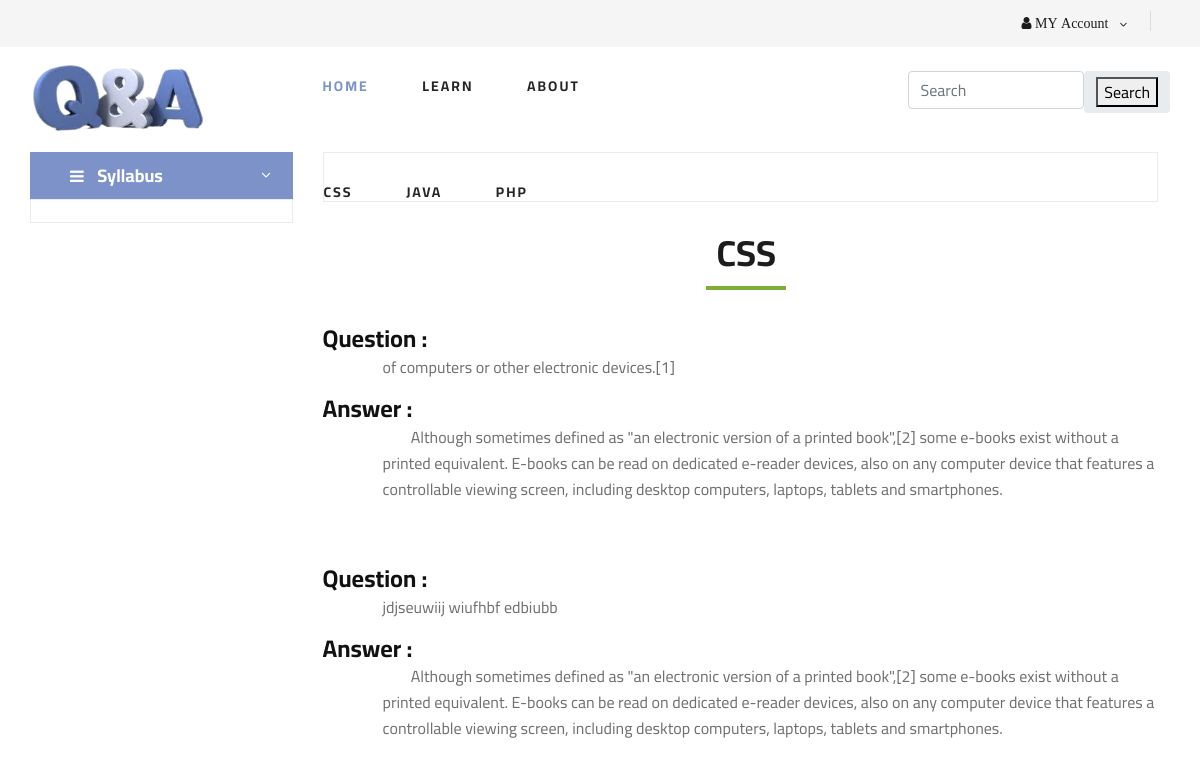
Page /qa1/10 on the committed database.
### qa_app/models.py (models this page shows)
class subject(models.Model):
    sub_name=models.CharField(max_length=250)
    slug=models.SlugField()
    img=models.ImageField(upload_to="images",blank=True,null=True)
    img1=models.ImageField(upload_to="images",blank=True,null=True)
    indo=models.TextField()
    def __str__(self):
        return self.sub_name

class Qa(models.Model):
    sub_name=models.ForeignKey(subject, on_delete=models.CASCADE)
    sy_list=models.ForeignKey(syllabus,on_delete=models.CASCADE, related_name='qa_set')
    qust=models.TextField()
    ans=models.TextField()

### qa_app/views.py (the view)
# urls.py: path('qa1/<int:q_id>', views.qa1,name="qa1"),
def qa1(request,q_id):
    su=subject.objects.all()
    sl=syllabus.objects.all()
    sy= get_object_or_404(syllabus, id=q_id)
    qa = Qa.objects.filter(sy_list=sy).select_related('sub_name', 'sy_list')
    return render(request,'qa1.html',{"qa":qa,'sy':sy,'su':su,'sl':sl})

### templates/qa1.html (shortened to what this page needs)
   {% extends "base.html" %}
 {% block body %}
 {% load static %}
 <div class="col-lg-3">
                    <div class="hero__categories">
                        <div class="hero__categories__all">
                            <i class="fa fa-bars"></i>
                            <span>Syllabus</span>
                        </div>
                       <ul>
                        </ul>
                    </div>
                </div>
                <div class="col-lg-9"> <div class="hero__search">
                        <div class="hero__search__form">
                       <nav class="header__menu">
                        <ul style="padding-bottom:2px;">
                         {% for sub in su %}
            <li><a href="{% url 'indo' sub.id %}">{{ sub.sub_name }}</a></li>
          {% endfor %}
                        </ul>
                    </nav>
                        </div>
                    </div>
                    <div class="section-title">
                        <h2>{{qa.0.sub_name}}</h2>
                    </div>
                    {% for i in qa %}
                    <h4><b>Question :</b></h4><p style="padding-left: 60px;">
                        {{i.qust}}</p>
                        <h4><b>Answer :</b></h4><p style="padding-left: 60px;"> &nbsp; &nbsp; &nbsp; &nbsp;  {{i.ans}} </p>
                    <br><br>
                    {% endfor%}
                </div>
{% endblock body %}

### static/aa/css/style.css (style rules this page uses)
html, body { height: 100%; font-family: "Cairo", sans-serif; -webkit-font-smoothing: antialiased; font-smoothing:antialiased; }
h1, h2, h3, h4, h5, h6 { margin: 0; color: #111111; font-weight: 400; font-family: "Cairo", sans-serif; }
h2 { font-size: 36px; }
h4 { font-size: 24px; }
p { font-size: 16px; font-family: "Cairo", sans-serif; color: #6f6f6f; font-weight: 400; line-height: 26px; margin: 0 0 15px 0; }
ul, ol { padding: 0; margin: 0; }
.section-title { margin-bottom: 50px; text-align: center; }
.section-title h2 { color: #1c1c1c; font-weight: 700; position: relative; }
.section-title h2:after { position: absolute; left: 0; bottom: -15px; right: 0; height: 4px; width: 80px; background: #7fad39; content: ""; margin: 0 auto; }
.header__menu { padding: 24px 0; }
.header__menu ul li { list-style: none; display: inline-block; margin-right: 50px; position: relative; }
.header__menu ul li:last-child { margin-right: 0; }
.header__menu ul li a { font-size: 14px; color: #252525; text-transform: uppercase; font-weight: 700; letter-spacing: 2px; -webkit-transition: all, 0.3s; -moz-transition: all, 0.3s; -ms-transition: all, 0.3s; -o-transition: all, 0.3s; transition: all, 0.3s; padding: 5px 0; display: block; }
.hero__categories__all { background: #7c92c9; position: relative; padding: 10px 25px 10px 40px; cursor: pointer; }
.hero__categories__all i { font-size: 16px; color: #ffffff; margin-right: 10px; }
.hero__categories__all span { font-size: 18px; font-weight: 700; color: #ffffff; }
.hero__categories__all:after { position: absolute; right: 18px; top: 9px; content: "3"; font-family: "ElegantIcons"; font-size: 18px; color: #ffffff; }
.hero__categories ul { border: 1px solid #ebebeb; padding-left: 40px; padding-top: 10px; padding-bottom: 12px; }
.hero__search { overflow: hidden; margin-bottom: 30px; }
.hero__search__form { width: 835px; height: 50px; border: 1px solid #ebebeb; position: relative; float: left; }

### rows in the picture
subject: sub_name "CSS"
subject: sub_name "JAVA"
subject: sub_name "PHP"
Qa: sub_name.sub_name "CSS", qust "of computers or other electronic devices.[1]", ans "Although sometimes defined as \"an electronic version of a printed book\",[2] some e-books exist without a printed equivalent. E-books can be read on dedicated e-reader devices, also on any computer device that features a controllable viewing screen, including desktop computers, laptops, tablets and smartphones."
Qa: qust "jdjseuwiij wiufhbf edbiubb", ans "Although sometimes defined as \"an electronic version of a printed book\",[2] some e-books exist without a printed equivalent. E-books can be read on dedicated e-reader devices, also on any computer device that features a controllable viewing screen, including desktop computers, laptops, tablets and smartphones."
